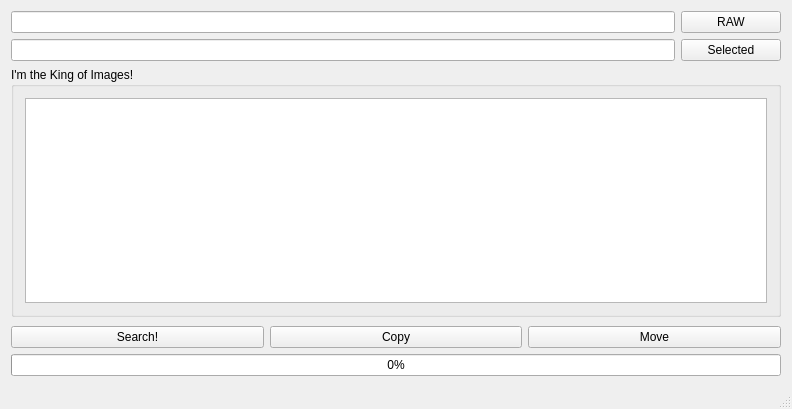
<?xml version="1.0" encoding="UTF-8"?>
<ui version="4.0">
 <class>MainWindow</class>
 <widget class="QMainWindow" name="MainWindow">
  <property name="geometry">
   <rect>
    <x>0</x>
    <y>0</y>
    <width>792</width>
    <height>409</height>
   </rect>
  </property>
  <property name="windowTitle">
   <string>Image Search King</string>
  </property>
  <widget class="QWidget" name="centralWidget">
   <property name="enabled">
    <bool>true</bool>
   </property>
   <layout class="QVBoxLayout" name="verticalLayout" stretch="0,1,0,0">
    <item>
     <layout class="QVBoxLayout" name="verticalLayout_3">
      <item>
       <layout class="QHBoxLayout" name="horizontalLayout">
        <property name="leftMargin">
         <number>0</number>
        </property>
        <property name="topMargin">
         <number>0</number>
        </property>
        <item>
         <widget class="QLineEdit" name="folder1Text"/>
        </item>
        <item>
         <widget class="QPushButton" name="folder1Button">
          <property name="minimumSize">
           <size>
            <width>100</width>
            <height>0</height>
           </size>
          </property>
          <property name="text">
           <string>RAW</string>
          </property>
         </widget>
        </item>
       </layout>
      </item>
      <item>
       <layout class="QHBoxLayout" name="horizontalLayout_2">
        <property name="topMargin">
         <number>0</number>
        </property>
        <item>
         <widget class="QLineEdit" name="folder2Text"/>
        </item>
        <item>
         <widget class="QPushButton" name="folder2Button">
          <property name="minimumSize">
           <size>
            <width>100</width>
            <height>0</height>
           </size>
          </property>
          <property name="text">
           <string>Selected</string>
          </property>
         </widget>
        </item>
       </layout>
      </item>
     </layout>
    </item>
    <item>
     <widget class="QGroupBox" name="groupBox">
      <property name="title">
       <string>I'm the King of Images!</string>
      </property>
      <layout class="QVBoxLayout" name="verticalLayout_2">
       <item>
        <widget class="QListWidget" name="listWidget"/>
       </item>
      </layout>
     </widget>
    </item>
    <item>
     <layout class="QHBoxLayout" name="horizontalLayout_3">
      <property name="topMargin">
       <number>3</number>
      </property>
      <item>
       <widget class="QPushButton" name="searchButton">
        <property name="text">
         <string>Search!</string>
        </property>
       </widget>
      </item>
      <item>
       <widget class="QPushButton" name="copyButton">
        <property name="text">
         <string>Copy</string>
        </property>
       </widget>
      </item>
      <item>
       <widget class="QPushButton" name="moveButton">
        <property name="text">
         <string>Move</string>
        </property>
       </widget>
      </item>
     </layout>
    </item>
    <item>
     <widget class="QProgressBar" name="progressBar">
      <property name="value">
       <number>0</number>
      </property>
     </widget>
    </item>
   </layout>
  </widget>
  <widget class="QStatusBar" name="statusBar"/>
 </widget>
 <layoutdefault spacing="6" margin="11"/>
 <resources/>
 <connections/>
</ui>
